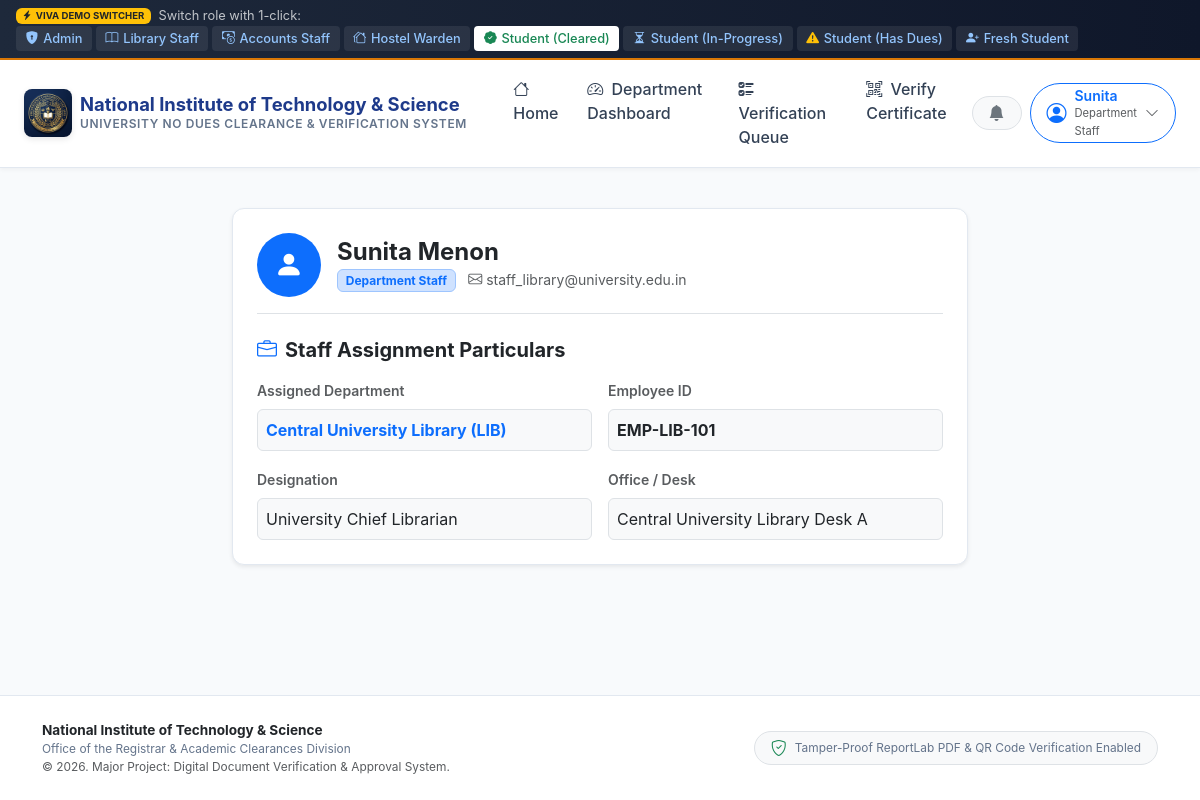
The app's page /profile/ (signed in) with its own data.
### accounts/models.py (models this page shows, shortened)
class CustomUser(AbstractUser):
    ROLE_STUDENT = 'STUDENT'
    ROLE_STAFF = 'STAFF'
    ROLE_ADMIN = 'ADMIN'
    ROLE_CHOICES = [
        (ROLE_STUDENT, 'Student'),
        (ROLE_STAFF, 'Department Staff'),
        (ROLE_ADMIN, 'University Administrator'),
    ]
    role = models.CharField(max_length=20, choices=ROLE_CHOICES, default=ROLE_STUDENT)
    phone_number = models.CharField(max_length=15, blank=True, null=True)
    avatar = models.ImageField(upload_to='avatars/', blank=True, null=True)
    @property
    def is_student(self):
        return self.role == self.ROLE_STUDENT
    @property
    def is_department_staff(self):
        return self.role == self.ROLE_STAFF

class StaffProfile(models.Model):
    user = models.OneToOneField(CustomUser, on_delete=models.CASCADE, related_name='staff_profile')
    department = models.ForeignKey('departments.Department', on_delete=models.CASCADE, related_name='staff_members')
    employee_id = models.CharField(max_length=50, unique=True)
    designation = models.CharField(max_length=100, default="Clearance Verification Officer")
    cabin_office = models.CharField(max_length=100, blank=True)
    created_at = models.DateTimeField(auto_now_add=True)
    updated_at = models.DateTimeField(auto_now=True)

### departments/models.py (models this page shows, shortened)
class Department(models.Model):
    name = models.CharField(max_length=100, unique=True)
    code = models.CharField(max_length=20, unique=True, help_text="e.g. LIB, ACC, HOSTEL, LAB, SPORTS, TPC, EXAM")
    description = models.TextField(blank=True)
    icon = models.CharField(max_length=50, default="bi-building", help_text="Bootstrap 5 icon class, e.g. bi-book, bi-cash-coin")
    location = models.CharField(max_length=150, blank=True, default="Main Administrative Block")
    contact_email = models.EmailField(blank=True)
    contact_phone = models.CharField(max_length=20, blank=True)
    is_mandatory = models.BooleanField(default=True, help_text="Required for student to get final No Dues Certificate")
    display_order = models.PositiveIntegerField(default=0)
    is_active = models.BooleanField(default=True)
    created_at = models.DateTimeField(auto_now_add=True)
    updated_at = models.DateTimeField(auto_now=True)
    class Meta:
        ordering = ['display_order', 'name']

### accounts/views.py (the view)
# urls.py: path('profile/', views.profile_view, name='profile'),
@login_required
def profile_view(request):
    user = request.user
    student_profile = getattr(user, 'student_profile', None)
    staff_profile = getattr(user, 'staff_profile', None)
    if request.method == 'POST' and student_profile:
        form = StudentProfileUpdateForm(request.POST, instance=student_profile)
        if form.is_valid():
            form.save()
            user.first_name = request.POST.get('first_name', user.first_name)
            user.last_name = request.POST.get('last_name', user.last_name)
            user.email = request.POST.get('email', user.email)
            user.phone_number = request.POST.get('phone_number', user.phone_number)
            user.save()
            messages.success(request, "Profile updated successfully.")
            return redirect('profile')
    else:
        form = StudentProfileUpdateForm(instance=student_profile) if student_profile else None
    context = {
        'student_profile': student_profile,
        'staff_profile': staff_profile,
        'form': form,
    }
    return render(request, 'accounts/profile.html', context)

### templates/accounts/profile.html (shortened to what this page needs)
{% extends 'base.html' %}
{% block content %}
<div class="container py-4">
  <div class="row justify-content-center">
    <div class="col-lg-8">
      <div class="card card-clean shadow-sm p-4 mb-4">
        <div class="d-flex align-items-center gap-3 mb-4 border-bottom pb-3">
          <div class="bg-primary text-white rounded-circle d-flex align-items-center justify-content-center" style="width: 64px; height: 64px; font-size: 1.8rem;">
            <i class="bi bi-person-fill"></i>
          </div>
          <div>
            <h4 class="fw-bold mb-0 text-dark">{{ request.user.get_full_name|default:request.user.username }}</h4>
            <span class="badge bg-primary-subtle text-primary border border-primary-subtle">{{ request.user.get_role_display }}</span>
            <span class="text-muted small ms-2"><i class="bi bi-envelope me-1"></i>{{ request.user.email }}</span>
          </div>
        </div>
        {% if student_profile %}
          <h5 class="fw-bold text-dark mb-3"><i class="bi bi-mortarboard text-primary me-2"></i>Academic Profile Particulars</h5>
          <form method="POST">
            {% csrf_token %}
            <div class="row g-3">
              <div class="col-md-6">
                <label class="form-label small fw-semibold">Roll Number</label>
                <input type="text" class="form-control bg-light" value="{{ student_profile.roll_number }}" disabled>
              </div>
              <div class="col-md-6">
                <label class="form-label small fw-semibold">Registration Number</label>
                <input type="text" class="form-control bg-light" value="{{ student_profile.registration_number }}" disabled>
              </div>
              <div class="col-md-6">
                <label class="form-label small fw-semibold">First Name</label>
                <input type="text" name="first_name" class="form-control" value="{{ request.user.first_name }}">
              </div>
              <div class="col-md-6">
                <label class="form-label small fw-semibold">Last Name</label>
                <input type="text" name="last_name" class="form-control" value="{{ request.user.last_name }}">
              </div>
              <div class="col-md-6">
                <label class="form-label small fw-semibold">Email Address</label>
                <input type="email" name="email" class="form-control" value="{{ request.user.email }}">
              </div>
              <div class="col-md-6">
                <label class="form-label small fw-semibold">Mobile Number</label>
                {{ form.contact_number }}
              </div>
              <div class="col-md-6">
                <label class="form-label small fw-semibold">Course / Degree</label>
                {{ form.course }}
              </div>
              <div class="col-md-6">
                <label class="form-label small fw-semibold">Branch</label>
                {{ form.branch }}
              </div>
              <div class="col-md-6">
                <label class="form-label small fw-semibold">Semester</label>
                {{ form.semester }}
              </div>
              <div class="col-md-6">
                <label class="form-label small fw-semibold">Batch Year</label>
                {{ form.batch_year }}
              </div>
              <div class="col-md-6">
                <label class="form-label small fw-semibold">Father's Name</label>
                {{ form.father_name }}
              </div>
              <div class="col-md-6">
                <label class="form-label small fw-semibold">Hostel Details / Room No</label>
                {{ form.hostel_details }}
              </div>
              <div class="col-12">
                <label class="form-label small fw-semibold">Permanent Postal Address</label>
                {{ form.address }}
              </div>
              <div class="col-12 mt-3">
                <button type="submit" class="btn btn-primary px-4 rounded-pill">
                  <i class="bi bi-save me-1"></i> Save Changes
                </button>
              </div>
            </div>
          </form>
        {% elif staff_profile %}
          <h5 class="fw-bold text-dark mb-3"><i class="bi bi-briefcase text-primary me-2"></i>Staff Assignment Particulars</h5>
          <div class="row g-3">
            <div class="col-md-6">
              <label class="form-label small fw-semibold text-muted">Assigned Department</label>
              <div class="p-2 border rounded bg-light fw-bold text-primary">{{ staff_profile.department.name }} ({{ staff_profile.department.code }})</div>
            </div>
            <div class="col-md-6">
              <label class="form-label small fw-semibold text-muted">Employee ID</label>
              <div class="p-2 border rounded bg-light fw-bold">{{ staff_profile.employee_id }}</div>
            </div>
            <div class="col-md-6">
              <label class="form-label small fw-semibold text-muted">Designation</label>
              <div class="p-2 border rounded bg-light">{{ staff_profile.designation }}</div>
            </div>
            <div class="col-md-6">
              <label class="form-label small fw-semibold text-muted">Office / Desk</label>
              <div class="p-2 border rounded bg-light">{{ staff_profile.cabin_office|default:"Main Office" }}</div>
            </div>
          </div>
        {% else %}
          <div class="alert alert-info">
            University Administrator Account (Superuser privileges enabled).
          </div>
        {% endif %}
      </div>
    </div>
  </div>
</div>
{% endblock %}

### templates/base.html (shortened to what this page needs)
{% load static %}
<!DOCTYPE html>
<html lang="en">
<head>
  <link href="https://cdn.jsdelivr.net/npm/bootstrap@5.3.3/dist/css/bootstrap.min.css" rel="stylesheet">
  <link rel="stylesheet" href="https://cdn.jsdelivr.net/npm/bootstrap-icons@1.11.3/font/bootstrap-icons.min.css">
  <link rel="stylesheet" href="{% static 'css/custom.css' %}">
</head>
<body>
  <div class="demo-role-ribbon d-flex flex-wrap justify-content-between align-items-center">
    <div class="d-flex align-items-center gap-2">
      <span class="badge bg-warning text-dark"><i class="bi bi-lightning-charge-fill me-1"></i>VIVA DEMO SWITCHER</span>
      <span class="d-none d-md-inline text-light opacity-75">Switch role with 1-click:</span>
    </div>
    <div class="d-flex flex-wrap gap-1 align-items-center">
      <a href="{% url 'quick_demo_login' 'admin' %}" title="Log in as University Admin"><i class="bi bi-shield-lock-fill"></i> Admin</a>
      <a href="{% url 'quick_demo_login' 'staff_library' %}" title="Log in as Central Library Staff"><i class="bi bi-book"></i> Library Staff</a>
      <a href="{% url 'quick_demo_login' 'staff_accounts' %}" title="Log in as Accounts Officer"><i class="bi bi-cash-coin"></i> Accounts Staff</a>
      <a href="{% url 'quick_demo_login' 'staff_hostel' %}" title="Log in as Chief Warden"><i class="bi bi-houses"></i> Hostel Warden</a>
      <a href="{% url 'quick_demo_login' 'student_completed' %}" class="border-success text-success bg-white" title="Student with 100% Cleared Certificate"><i class="bi bi-patch-check-fill text-success"></i> Student (Cleared)</a>
      <a href="{% url 'quick_demo_login' 'student_in_progress' %}" title="Student in progress"><i class="bi bi-hourglass-split"></i> Student (In-Progress)</a>
      <a href="{% url 'quick_demo_login' 'student_with_dues' %}" title="Student with pending dues"><i class="bi bi-exclamation-triangle-fill text-warning"></i> Student (Has Dues)</a>
      <a href="{% url 'quick_demo_login' 'student_new' %}" title="Fresh student ready to submit application"><i class="bi bi-person-plus-fill"></i> Fresh Student</a>
    </div>
  </div>
  <nav class="navbar navbar-expand-lg univ-navbar sticky-top">
    <div class="container-fluid px-lg-4">
      <a class="navbar-brand d-flex align-items-center gap-2" href="{% url 'landing_page' %}">
        <img src="{% static 'images/university_crest.jpg' %}" alt="University Crest" class="brand-crest">
        <div>
          <div class="brand-title">{{ UNIVERSITY_NAME }}</div>
          <div class="brand-subtitle">{{ UNIVERSITY_SUBTITLE }}</div>
        </div>
      </a>
      <div class="collapse navbar-collapse" id="univNavbarNav">
        <ul class="navbar-nav me-auto ms-lg-3 mb-2 mb-lg-0">
          <li class="nav-item">
            <a class="nav-link {% if request.resolver_match.url_name == 'landing_page' %}active{% endif %}" href="{% url 'landing_page' %}">
              <i class="bi bi-house me-1"></i> Home
            </a>
          </li>
          {% if request.user.is_authenticated %}
            {% if request.user.is_student %}
              <li class="nav-item">
                <a class="nav-link {% if request.resolver_match.url_name == 'student_dashboard' %}active{% endif %}" href="{% url 'student_dashboard' %}">
                  <i class="bi bi-speedometer2 me-1"></i> My Dashboard
                </a>
              </li>
              <li class="nav-item">
                <a class="nav-link {% if request.resolver_match.url_name == 'student_apply' %}active{% endif %}" href="{% url 'student_apply' %}">
                  <i class="bi bi-plus-circle me-1"></i> Apply for No Dues
                </a>
              </li>
              <li class="nav-item">
                <a class="nav-link {% if request.resolver_match.url_name == 'student_applications_list' %}active{% endif %}" href="{% url 'student_applications_list' %}">
                  <i class="bi bi-card-checklist me-1"></i> My Applications
                </a>
              </li>
            {% elif request.user.is_department_staff %}
              <li class="nav-item">
                <a class="nav-link {% if request.resolver_match.url_name == 'department_dashboard' %}active{% endif %}" href="{% url 'department_dashboard' %}">
                  <i class="bi bi-speedometer2 me-1"></i> Department Dashboard
                </a>
              </li>
              <li class="nav-item">
                <a class="nav-link {% if request.resolver_match.url_name == 'department_applications' %}active{% endif %}" href="{% url 'department_applications' %}">
                  <i class="bi bi-ui-checks me-1"></i> Verification Queue
                </a>
              </li>
            {% endif %}
          {% endif %}
          <li class="nav-item">
            <a class="nav-link {% if request.resolver_match.url_name == 'verify_certificate_query' %}active{% endif %}" href="{% url 'verify_certificate_query' %}">
              <i class="bi bi-qr-code-scan me-1"></i> Verify Certificate
            </a>
          </li>
        </ul>
        <div class="d-flex align-items-center gap-2">
          {% if request.user.is_authenticated %}
            <div class="dropdown">
              <button class="btn btn-light position-relative rounded-pill px-3 py-1 border" type="button" data-bs-toggle="dropdown" aria-expanded="false">
                <i class="bi bi-bell-fill text-secondary"></i>
              </button>
            </div>
            <div class="dropdown">
              <button class="btn btn-outline-primary d-flex align-items-center gap-2 rounded-pill px-3 py-1" type="button" data-bs-toggle="dropdown" aria-expanded="false">
                <i class="bi bi-person-circle fs-5"></i>
                <div class="text-start d-none d-sm-block" style="line-height: 1.1;">
                  <span class="fw-semibold small d-block">{{ request.user.first_name|default:request.user.username }}</span>
                  <span class="text-muted" style="font-size: 0.7rem;">{{ request.user.get_role_display }}</span>
                </div>
                <i class="bi bi-chevron-down small text-muted"></i>
              </button>
            </div>
          {% endif %}
        </div>
      </div>
    </div>
  </nav>
  <main class="flex-grow-1">
    {% block content %}{% endblock %}
  </main>
  <footer class="mt-5">
    <div class="container">
      <div class="row align-items-center gy-3">
        <div class="col-md-6 text-center text-md-start">
          <div class="fw-bold text-dark">{{ UNIVERSITY_NAME }}</div>
          <div class="small">Office of the Registrar & Academic Clearances Division</div>
          <div class="small text-muted">&copy; 2026. Major Project: Digital Document Verification & Approval System.</div>
        </div>
        <div class="col-md-6 text-center text-md-end">
          <div class="d-inline-flex align-items-center gap-2 bg-light border px-3 py-1 rounded-pill small">
            <i class="bi bi-shield-check text-success fs-6"></i>
            <span>Tamper-Proof ReportLab PDF & QR Code Verification Enabled</span>
          </div>
        </div>
      </div>
    </div>
  </footer>
</body>
</html>

### records on screen
CustomUser: user.first_name "Sunita", user.role "Department Staff", user.get_full_name "Sunita Menon", user.email "staff_library@university.edu.in"
StaffProfile: department.name "Central University Library", department.code "LIB", employee_id "EMP-LIB-101", designation "University Chief Librarian", cabin_office "Central University Library Desk A"

### other values on screen
{{ UNIVERSITY_NAME }} "National Institute of Technology & Science"
{{ UNIVERSITY_SUBTITLE }} "UNIVERSITY NO DUES CLEARANCE & VERIFICATION SYSTEM"
